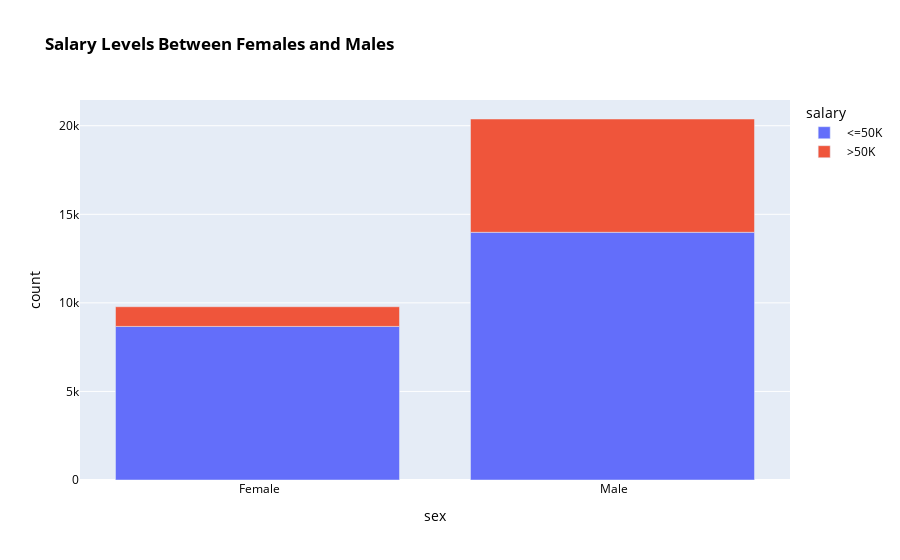

This figure's notebook cell:
### Markdown cell above
### Question 2

Is there a noticable trend between a person’s salary and their sex? What about their
race?

### Code cell
# Q2 Part 1)

# calculate total count of salary category by sex
counts = adult_df.groupby(['sex', 'salary']).size().reset_index(name='count')

# stacked bar chart
fig_2a = px.bar(counts, x='sex', y='count', color='salary',
                title="<b>Salary Levels Between Females and Males</b>")


# include black font for title
fig_2a.update_layout(
    font=dict(
        color='black'
    ))

fig_2a.show()

### Figure 1 — Plotly figure (JSON) as saved in the notebook; plotly's stock layout.template omitted (floating-point values rounded to 4 significant figures)
{"data": [{"alignmentgroup": "True", "hovertemplate": "salary= <=50K<br>sex=%{x}<br>count=%{y}<extra></extra>", "legendgroup": " <=50K", "marker": {"color": "#636efa", "pattern": {"shape": ""}}, "name": " <=50K", "offsetgroup": " <=50K", "orientation": "v", "showlegend": true, "textposition": "auto", "type": "bar", "x": [" Female", " Male"], "xaxis": "x", "y": [8670, 13984], "yaxis": "y"}, {"alignmentgroup": "True", "hovertemplate": "salary= >50K<br>sex=%{x}<br>count=%{y}<extra></extra>", "legendgroup": " >50K", "marker": {"color": "#EF553B", "pattern": {"shape": ""}}, "name": " >50K", "offsetgroup": " >50K", "orientation": "v", "showlegend": true, "textposition": "auto", "type": "bar", "x": [" Female", " Male"], "xaxis": "x", "y": [1112, 6396], "yaxis": "y"}], "layout": {"barmode": "relative", "font": {"color": "black"}, "legend": {"title": {"text": "salary"}, "tracegroupgap": 0}, "title": {"text": "<b>Salary Levels Between Females and Males</b>"}, "xaxis": {"anchor": "y", "domain": [0, 1], "title": {"text": "sex"}}, "yaxis": {"anchor": "x", "domain": [0, 1], "title": {"text": "count"}}}}
